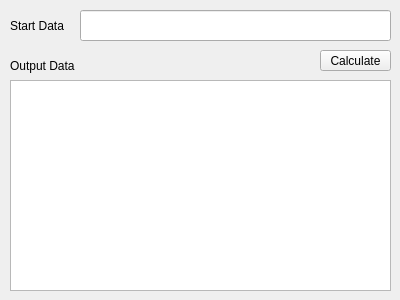
<?xml version="1.0" encoding="UTF-8"?>
<ui version="4.0">
 <class>Form</class>
 <widget class="QWidget" name="Form">
  <property name="geometry">
   <rect>
    <x>0</x>
    <y>0</y>
    <width>400</width>
    <height>300</height>
   </rect>
  </property>
  <property name="windowTitle">
   <string>ModelLoader</string>
  </property>
  <widget class="QLabel" name="label">
   <property name="geometry">
    <rect>
     <x>10</x>
     <y>10</y>
     <width>71</width>
     <height>31</height>
    </rect>
   </property>
   <property name="text">
    <string>Start Data</string>
   </property>
  </widget>
  <widget class="QLabel" name="label_2">
   <property name="geometry">
    <rect>
     <x>10</x>
     <y>50</y>
     <width>71</width>
     <height>31</height>
    </rect>
   </property>
   <property name="text">
    <string>Output Data</string>
   </property>
  </widget>
  <widget class="QTextEdit" name="output_data">
   <property name="geometry">
    <rect>
     <x>10</x>
     <y>80</y>
     <width>381</width>
     <height>211</height>
    </rect>
   </property>
  </widget>
  <widget class="QPushButton" name="calculate_button">
   <property name="geometry">
    <rect>
     <x>320</x>
     <y>50</y>
     <width>71</width>
     <height>21</height>
    </rect>
   </property>
   <property name="text">
    <string>Calculate</string>
   </property>
  </widget>
  <widget class="QLineEdit" name="start_data">
   <property name="geometry">
    <rect>
     <x>80</x>
     <y>10</y>
     <width>311</width>
     <height>31</height>
    </rect>
   </property>
  </widget>
 </widget>
 <resources/>
 <connections/>
</ui>
